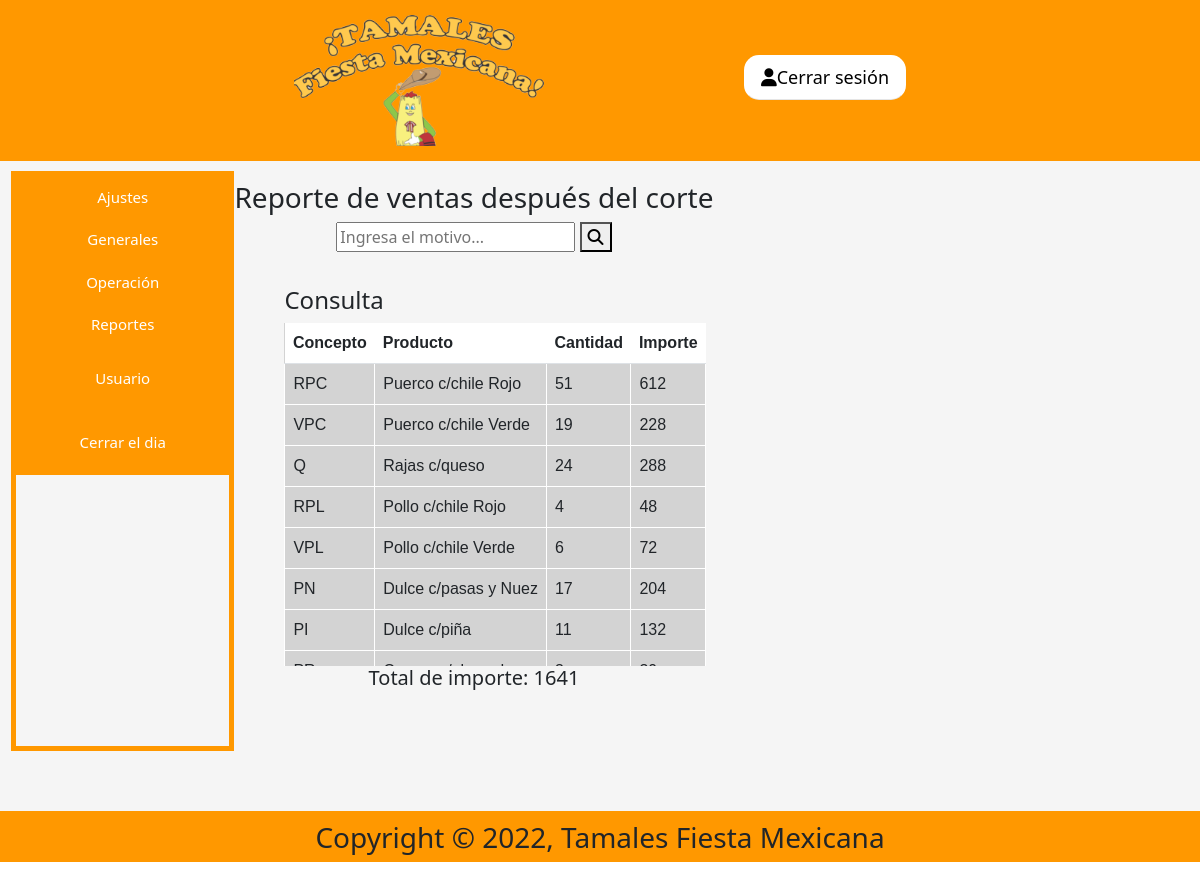
The app's page /ventaDsCor.php (signed in) with its own data.
### tables this page shows
CREATE TABLE `report_venta_corte` (
  `id_rvc` int(11) NOT NULL,
  `Concepto` varchar(5) DEFAULT NULL,
  `Producto` varchar(30) DEFAULT NULL,
  `Cantidad` int(2) DEFAULT NULL,
  `Importe` float DEFAULT NULL
);

### bdPHP/conexionVDC.php (the view, shortened to what this page needs)
<?php
$servername = "127.0.0.1";
$username = "empleado1";
$password = "ChampuRRAD01";
$db_name = "fiesta_mx";
$conn = mysqli_connect($servername, $username, $password, $db_name);
$sql = "select * from report_venta_corte";
$query = mysqli_query($conn,$sql);
echo"
    <table class='table'>
    <tr>
    <th>Concepto</th>
    <th>Producto</th>
    <th>Cantidad</th>
    <th>Importe</th>";
    while ($row = mysqli_fetch_array($query))
    {
        echo'<tr>
        <td>'.$row['Concepto'].'</td>
        <td>'.$row['Producto'].'</td>
        <td>'.$row['Cantidad'].'</td>
        <td>'.$row['Importe'].'</td>
        </tr>';
    }
    echo "</table>";
?>

### css/estilosMenu.css (style rules this page uses)
* { box-sizing: border-box }
body, html { font-family: Arial, Helvetica, sans-serif; height: 100%; width: 100%; margin: 0; overflow-x: hidden; }

### css/estilosTablas.css (style rules this page uses)
.tProductos table { width:auto; background-color:lightgray; font-family: arial, sans-serif; text-align: left; }
th { background-color: #FF9800; padding: 5px 14px; }
td { border: 1px solid white; text-align: left; padding: 5px; background-color: white; }
tr:nth-child(1) { background-color: white; }

### records on screen
report_venta_corte: Concepto "RPC", Producto "Puerco c/chile Rojo", Cantidad "51", Importe "612"
report_venta_corte: Concepto "VPC", Producto "Puerco c/chile Verde", Cantidad "19", Importe "228"
report_venta_corte: Concepto "Q", Producto "Rajas c/queso", Cantidad "24", Importe "288"
report_venta_corte: Concepto "RPL", Producto "Pollo c/chile Rojo", Cantidad "4", Importe "48"
report_venta_corte: Concepto "VPL", Producto "Pollo c/chile Verde", Cantidad "6", Importe "72"
report_venta_corte: Concepto "PN", Producto "Dulce c/pasas y Nuez", Cantidad "17", Importe "204"
report_venta_corte: Concepto "PI", Producto "Dulce c/piña", Cantidad "11", Importe "132"

### other values on screen
$row[0] "1641"
